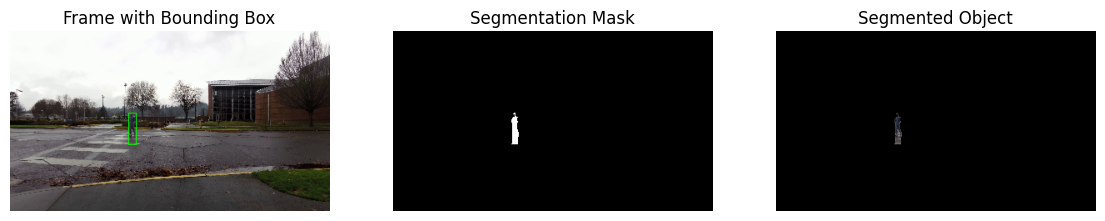
#> input picture images/avg1.png, 1105 x 221 px
$ python -i utils.py   (imports and definitions only)
#> lines starting #> are read from the running program, lines starting #| are printed output that depends on the picture; after the words box and inside, x2 and y2 are one past the last pixel; in counts of white or black regions, pixels touching at a corner belong together
#> further down, picture is the input picture: shape (221, 1105, 3); mean B, G, R 101.2, 101.8, 102.5
import copy
import numpy as np
import cv2
from scipy.spatial import Delaunay
import networkx as nx
from networkx.algorithms.shortest_paths.weighted import dijkstra_path


def merge_image_superpixels(image, mask, color):
    """
    Merges the superpixel contour mask with the original 3-channel image.

    :param image: The original 3-channel image.
    :param mask: The superpixel contour mask.
    :param color: The color to use for the contours. E.g. [255, 0, 0] for blue (BGR format).
    :return: The merged image.
    """
    superpixel_contour_img = np.zeros(image.shape, dtype=np.uint8)

    for i in range(image.shape[0]):
        for j in range(image.shape[1]):
            if mask[i, j] == 255:
                superpixel_contour_img[i, j] = color
            else:
                superpixel_contour_img[i, j] = image[i, j]

    return superpixel_contour_img


def mouse_callback(event, x, y, _, param):
    if event == cv2.EVENT_LBUTTONDOWN:
        x_math = x
        y_math = param[0].shape[0] - y
        print(f"Left button clicked at ({x_math}, {y_math})")
        param[1].append(np.array([x_math, y_math]))


def semisupervised_segmentation(image):
    """
    Implements the algorithm proposed in the task2.ipynb notebook.
    Steps in the comments are the same as in the README.md file.
    """
    # 1. Blur the image to reduce noise while keeping edges sharp
    # using a median filter of size 7x7.
    median_blurred = cv2.medianBlur(image, 7)
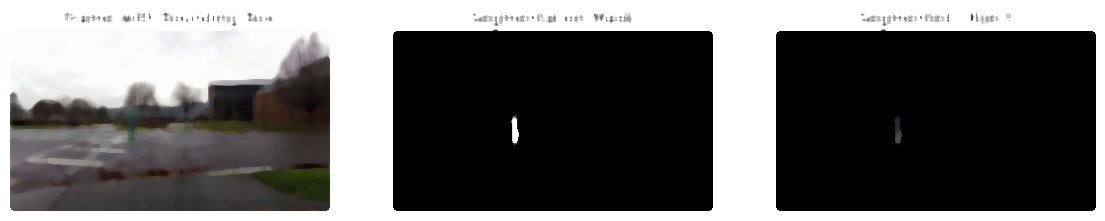
#> median_blurred: shape (221, 1105, 3); mean B, G, R 102.8, 103.3, 104

    # Convert the image from BGR to L*a*b* color space for superpixel segmentation.
    lab_img = cv2.cvtColor(median_blurred, cv2.COLOR_BGR2Lab)
#> lab_img: shape (221, 1105, 3); mean of channels 0, 1, 2 104.3, 128.2, 128.4

    # 2. Apply superpixel segmentation with LSC algorithm with a region
    # size of 16 and 20 iterations.
    superpixels_lsc = cv2.ximgproc.createSuperpixelLSC(lab_img, region_size=16)
    superpixels_lsc.iterate(20)
    superpixels_lsc_mask = superpixels_lsc.getLabelContourMask()
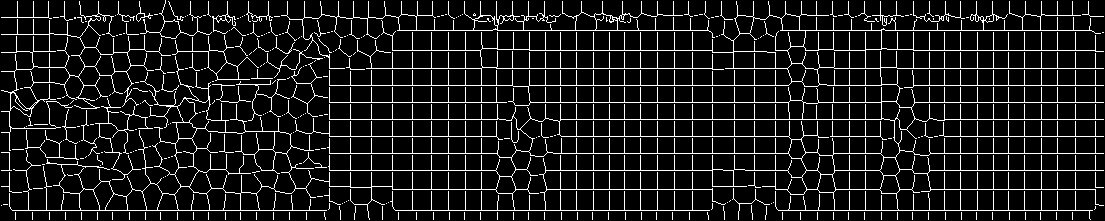
#> superpixels_lsc_mask: shape (221, 1105); 10.5% white in thin lines or dots

    superpixel_contour_img = merge_image_superpixels(
        image, superpixels_lsc_mask, [0, 255, 0]
    )
#> after the loop in merge_image_superpixels, `for i in range(image.shape[0]):`:
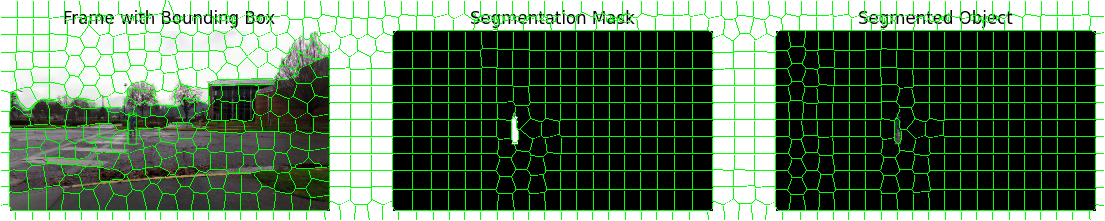
#> superpixel_contour_img: shape (221, 1105, 3); mean B, G, R 91.3, 118.6, 92.4

    superpixel_labels = superpixels_lsc.getLabels()
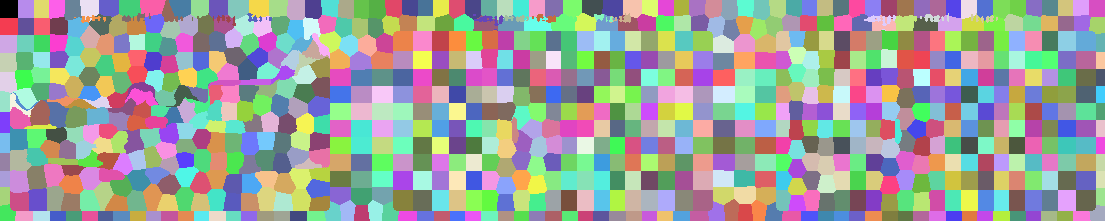
#> superpixel_labels: shape (221, 1105) int32; 871 distinct labels, from 0 to 896; one colour per label, 0 black
    masks = []  # masks for each superpixel

    for i in np.unique(superpixel_labels):
        mask = np.where(superpixel_labels == i, 1, 0).astype(np.uint8)
        masks.append(mask)
#> this loop made 871 passes
#> pass 1, in semisupervised_segmentation, `mask = np.where(superpixel_labels == i, 1, 0).astype(np.uint8)`:
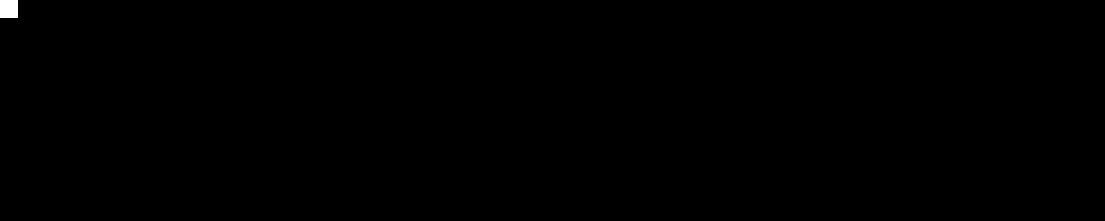
#> mask: shape (221, 1105); values 0 (black) and 1 (white), 0.13% white; 1 white region, box (x1, y1, x2, y2) and area: (0, 0, 18, 18) 324
#> pass 3, in semisupervised_segmentation, `mask = np.where(superpixel_labels == i, 1, 0).astype(np.uint8)`:
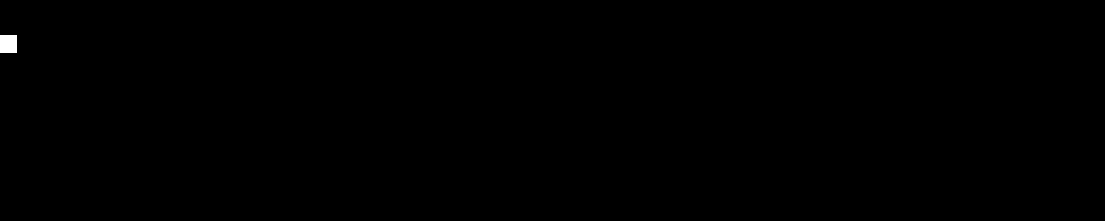
#> mask: shape (221, 1105); values 0 (black) and 1 (white), 0.13% white; 1 white region, box (x1, y1, x2, y2) and area: (0, 35, 17, 53) 306
#> after the loop, masks = 871 items

    # 3. Get inverted superpixel contour mask and apply L2 distance transform.
    # The distance transform is shown below for one of the images.
    dist_trans = cv2.distanceTransform(~superpixels_lsc_mask, cv2.DIST_L2, 5)  # type: ignore
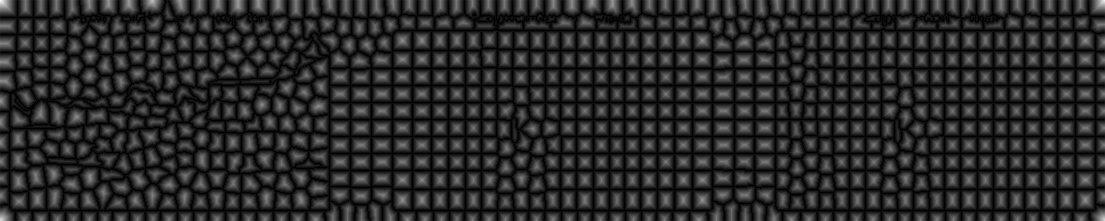
#> dist_trans: shape (221, 1105) float32; min 0, max 17.2, mean 2.9; drawn with min black and max white

    local_maxima_coord = []

    # 4. Compute the local maxima of the distance transform.
    for mask in masks:
        masked = mask * dist_trans
        local_maximum = np.argwhere(masked == np.max(masked))[0]
        dist_trans[local_maximum[0], local_maximum[1]] = 1

        local_maxima_coord.append(
            np.array([local_maximum[1], (dist_trans.shape[0] - 1) - local_maximum[0]])
        )
#> this loop made 871 passes
#> local_maximum on passes 1 to 3: [0, 0], [25, 0], [43, 0]
#> dist_trans: shape (221, 1105) float32; 0.36% of pixels changed, all inside (x1, y1, x2, y2) = (0, 0, 1105, 221)
#> after the loop, local_maxima_coord = 871 pairs, first value 0 to 1104, second value 0 to 220

    local_maxima_coord = np.array(local_maxima_coord)

    # 5. Compute Delaunay triangulation of the local maxima using Scipy
    # and create a graph with nodes as local maxima and edges as Delaunay
    # triangles using NetworkX.
    trangulation = Delaunay(local_maxima_coord)
    G = nx.Graph()
    for path in trangulation.simplices:
        nx.add_path(G, path)
#> this loop made 1594 passes
#> path on passes 1 to 3: [215, 227, 214], [418, 404, 405], [325, 338, 324]

    clicks = []

    # 6. Show image with superpixel contours overlayed with the original image.
    # Allow the user to select points around an area of interest.
    cv2.imshow("Image", superpixel_contour_img)
    cv2.setMouseCallback("Image", mouse_callback, (dist_trans, clicks))
    cv2.waitKey(0)
    cv2.destroyAllWindows()

    distances = []
    nearest_to_clicks = []

    # 7. Find the closest points to the selected points in array of local maxima.
    for i, point_click in enumerate(clicks):
        for j, point_maximum in enumerate(local_maxima_coord):
            distances.append(np.array([i, j, cv2.norm(point_maximum, point_click)]))
#> after the loop, distances = []

    distances = np.array(distances)
#> distances = empty array

    for i in range(len(clicks)):
        interest_points = distances[distances[:, 0] == i]
        minimum_dist = interest_points[
            interest_points[:, 2] == np.min(interest_points[:, 2]), 1
        ]
        nearest_to_clicks.append(int(minimum_dist[0]))
#> after the loop, nearest_to_clicks = []

    indices_of_nearest = []

    for coord_click in local_maxima_coord[nearest_to_clicks]:
        for i, coord in enumerate(local_maxima_coord):
            if (coord == coord_click).all():
                indices_of_nearest.append(i)
                break
#> this loop made 0 passes
#> after the loop, indices_of_nearest = []

    indices_of_nearest = np.array(indices_of_nearest)
#> indices_of_nearest = empty array
    result = copy.deepcopy(local_maxima_coord[nearest_to_clicks])
#> result = empty array

    # 8. Compute the shortest path between these points using Dijkstra's algorithm.
    for i in range(len(indices_of_nearest) - 1):
        path = dijkstra_path(G, indices_of_nearest[i], indices_of_nearest[i + 1])
        result = np.append(result, values=local_maxima_coord[path][1:-1], axis=0)  # type: ignore

#> (the run stopped early here; a loop or call above may not have finished)

$ run again, on images/avg_model.png
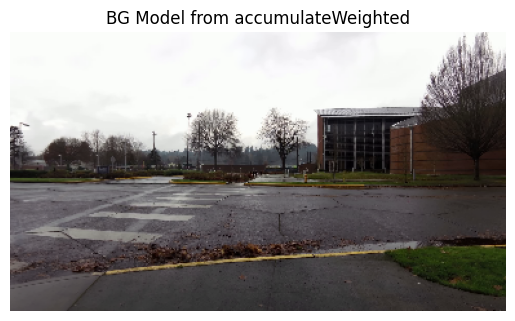
#> input picture images/avg_model.png, 515 x 321 px
#> picture is the input picture: shape (321, 515, 3); mean B, G, R 141, 142.7, 145.5
#> lab_img: shape (321, 515, 3); mean of channels 0, 1, 2 147.5, 129, 129.4
#> superpixels_lsc_mask: shape (321, 515); 10.7% white in thin lines or dots
#> in semisupervised_segmentation, `superpixel_labels = superpixels_lsc.getLabels()`:
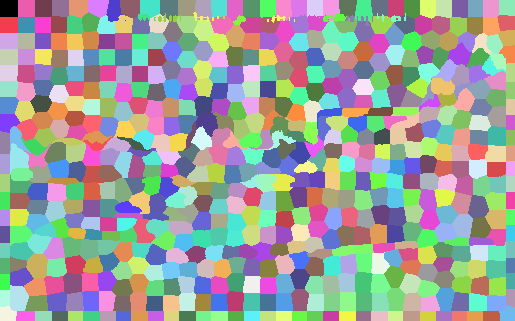
#> superpixel_labels: shape (321, 515) int32; 640 distinct labels, from 0 to 639; one colour per label, 0 black
#> after the loop in semisupervised_segmentation, `for i in np.unique(superpixel_labels):`: masks = 640 items
#> the loop in semisupervised_segmentation, `for mask in masks:` made 640 passes
#> local_maximum on passes 1 to 3: [0, 0], [24, 0], [40, 0]
#> after the loop in semisupervised_segmentation, `for mask in masks:`:
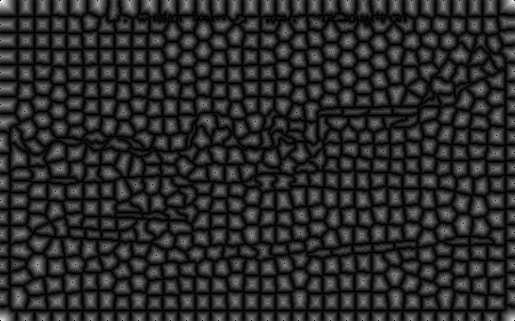
#> dist_trans: shape (321, 515) float32; min 0, max 16, mean 2.74; drawn with min black and max white
#> after the loop in semisupervised_segmentation, `for mask in masks:`: local_maxima_coord = 640 pairs, first value 0 to 514, second value 0 to 320
#> the loop in semisupervised_segmentation, `for path in trangulation.simplices:` made 1183 passes
#> path on passes 1 to 3: [59, 79, 78], [45, 44, 24], [157, 138, 158]
#> after the loop in semisupervised_segmentation, `for i, point_click in enumerate(clicks):`: distances = []
#> in semisupervised_segmentation, `distances = np.array(distances)`: distances = empty array
#> after the loop in semisupervised_segmentation, `for i in range(len(clicks)):`: nearest_to_clicks = []
#> in semisupervised_segmentation, `indices_of_nearest = np.array(indices_of_nearest)`: indices_of_nearest = empty array
